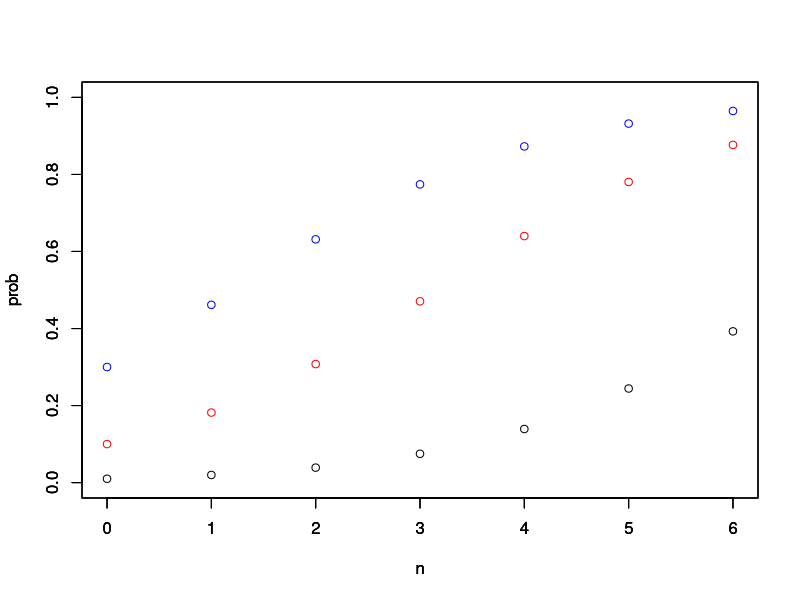

This figure's R source:
n<-c(0:6)
p<-.01
prob<-p/(p+2^(-n)*(1-p))
plot(n,prob,ylim = c(0,1))
par(new=TRUE)
p<-0.1
prob<-p/(p+2^(-n)*(1-p))
plot(n,prob,ylim = c(0,1), col="red")
par(new=TRUE)
p<-.3
prob<-p/(p+2^(-n)*(1-p))
plot(n,prob,ylim = c(0,1), col="blue")